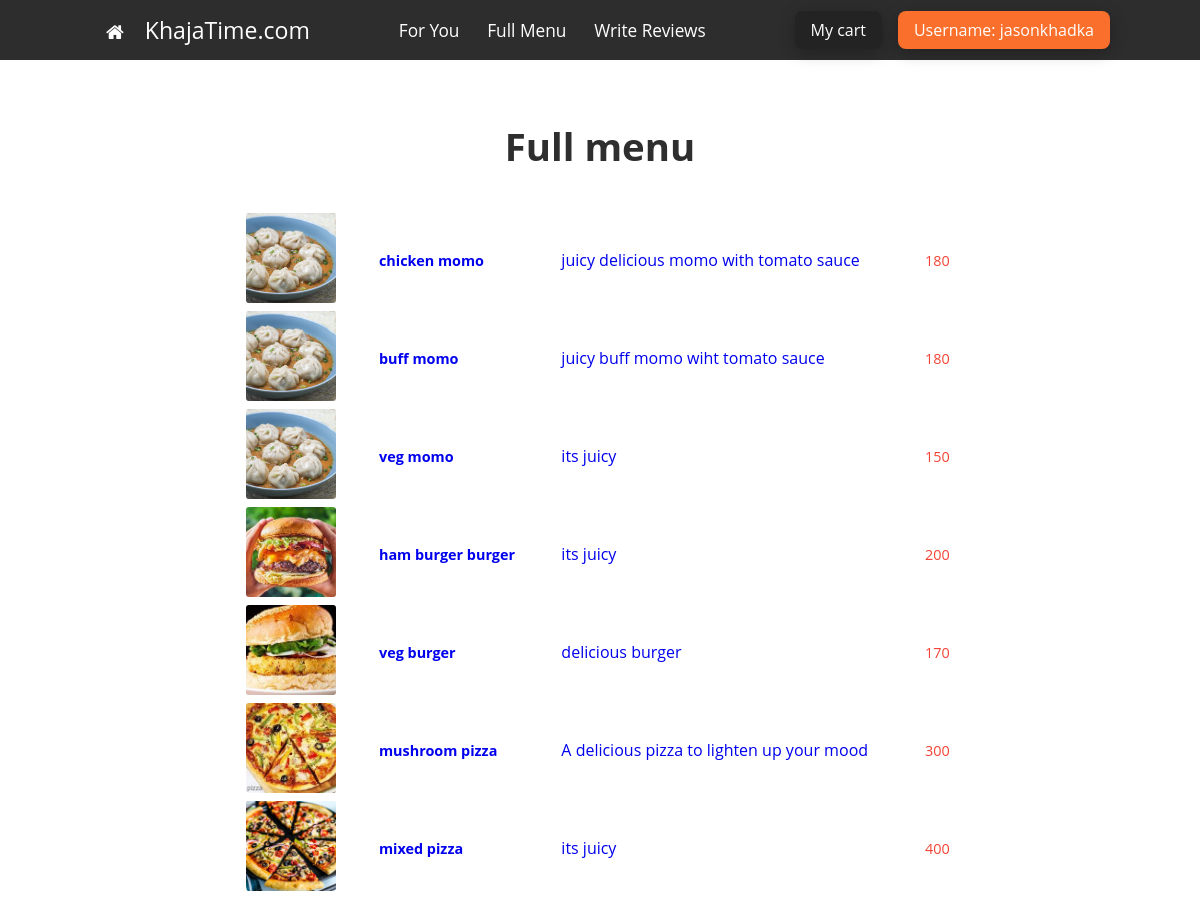
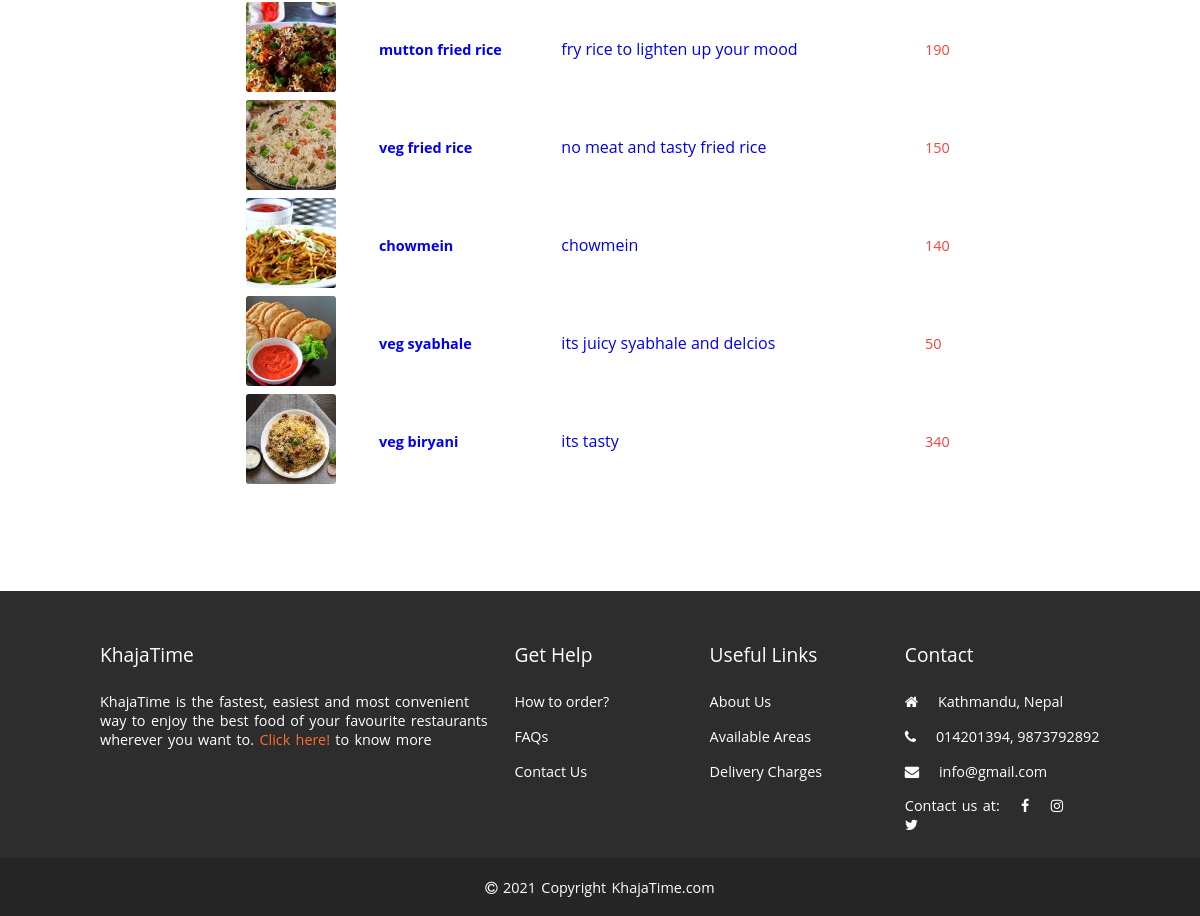
Screenshot of /fullmenu/ (signed in) with the database file from the repository (2 pictures, top to bottom).
### restaurant/models.py (models this page shows, shortened)
class FoodItem(models.Model):
    name=models.TextField(max_length=40)
    category=models.ForeignKey(Category, on_delete=models.CASCADE)
    description=models.TextField(max_length=100,default="its juicy")
    pimage=models.ImageField(upload_to="restaurant/images",default="")
    price=models.IntegerField()
    totalOrders=models.IntegerField(default=0)
    rating=models.FloatField(default=0.0)

### restaurant/views.py (the view)
# urls.py: path('fullmenu/',views.fullmenu,name='fullmenu'),
def fullmenu(request):
    foods=FoodItem.objects.all()
    categorys=Category.objects.all()
    for x  in foods:
        print(x.name)
    return render(request, 'restaurant/fullmenu.html',{"foods":foods,"categories":categorys,"title":"Fullmenu"})

### restaurant/templates/restaurant/fullmenu.html
{% extends 'restaurant/baseforhome.html'%}
{%block content%}
<section class="full-menu wrapper">
  <div class="heading cmt">
    <h3 class="title-md text-center">Full menu</h3>
  </div>
  <div class="menu">
    <table class="m-auto" style="width: 70%;margin-bottom: 40px;">
      {% for food in foods %}
      <tr>
        <td >
          {% load static %}
          <img src="{{food.pimage.url}}" alt="food" width="90" height="90">
        </td>
        <td>
          <p class="titile-xs bold ml-lg" ><a href="/viewfood/{{food.id}}">{{food.name}}</a> </p>
        </td>
        <td>
          <p class="title-xxs pl-md"><a href="/viewfood/{{food.id}}">{{ food.description }}</a></p>
        </td>
        <td>
          <p class="text-danger" >{{food.price}}</p>
        </td>
      </tr>
      {% endfor %}
    </table>
  </div>
</section>
{%endblock%}

### restaurant/templates/restaurant/baseforhome.html (shortened to what this page needs)
{%load static%}
<!DOCTYPE html>
<html lang="en">
<head>
  <link rel="stylesheet" href="https://cdnjs.cloudflare.com/ajax/libs/font-awesome/4.7.0/css/font-awesome.min.css" />
  <link rel="stylesheet" href="{%static 'base.css'%}" />
  <link rel="stylesheet" href="{%static 'style.css'%}" />
  <link rel="stylesheet" href="https://unpkg.com/swiper/swiper-bundle.min.css" />
</head>
<body>
  <div>
  <section class="navbar bg-secondary fixed-top full-width" style="z-index: 1000;">
    <nav class="text-light flex justify-between wrapper-x items-center">
      <div class="title-xs">
        <a href="#" class="mx-md text-light"> <i class="fa fa-home"></i></a>
        <a class="nav-items mr-lg text-light" href="{%url 'foryou'%}">KhajaTime.com</a>
      </div>
      <div class="nav-links">
        <a class="nav-items mr-lg text-light" href="{%url 'foryou'%}">For You</a>
        <a class="nav-items mr-lg text-light" href="{%url 'fullmenu'%}">Full Menu</a>
        <a class="nav-items mr-lg text-light" href="{%url 'reviews'%}">Write Reviews</a>
      </div>
      <div class="ml-5 flex">
        <a href="/cart/" class="btn login-btn text-light title-xxs mr-md"
          style="font-family: 'Open Sans', sans-serif">My cart</a>
        <div class="dropdown">
          <button class="btn primary text-light title-xxs" style="font-family: 'Open Sans', sans-serif">
            Username: {{user}}
          </button>
        </div>
      </div>
    </nav>
  </section>
   </div>
  <div class="container">
    {% block content %}
    {% endblock%}
  </div>
  <section class="bg-secondary text-light full-width">
    <footer class="footer">
      <div class="footer-data flex">
        <div class="flex-2 mr-lg">
          <div class="title-xs mb-lg">KhajaTime</div>
          <div>
            <p>
              KhajaTime is the fastest, easiest and most convenient way to
              enjoy the best food of your favourite restaurants wherever you
              want to.
              <a href="{%url 'about'%}" class="text-primary">Click here!</a>
              to know more
            </p>
          </div>
        </div>
        <div class="flex-1">
          <div class="title-xs mb-lg">Get Help</div>
          <div class="nav-links flex column">
            <a href="#" class="nav-items mb-md text-light">How to order?</a>
            <a href="{%url 'faq'%}" class="nav-items mb-md text-light">FAQs</a>
            <a href="{%url 'contact'%}" class="nav-items mb-md text-light">Contact Us</a>
          </div>
        </div>
        <div class="flex-1">
          <div class="title-xs mb-lg">Useful Links</div>
          <div class="nav-links flex column">
            <a href="{%url 'about'%}" class="nav-items mb-md text-light">About Us</a>
            <a href="#" class="nav-items mb-md text-light">Available Areas</a>
            <a href="#" class="nav-items mb-md text-light">Delivery Charges</a>
          </div>
        </div>
        <div class="flex-1">
          <div class="title-xs mb-lg">Contact</div>
          <div class="nav-links flex column">
            <a href="#" class="nav-items mb-md text-light"><i class="fa fa-home mr-md"></i> Kathmandu, Nepal</a>
            <a href="#" class="nav-items mb-md text-light"><i class="fa fa-phone mr-md"></i> 014201394, 9873792892</a>
            <a href="#" class="nav-items text-light"><i class="fa fa-envelope mr-md"></i> info@gmail.com</a>
            <p>
              Contact us at:
              <a href="#" class="mx-md text-light">
                <i class="fa fa-facebook"></i></a>
              <a href="#" class="mr-md text-light">
                <i class="fa fa-instagram"></i></a>
              <a href="#" class="mr-md text-light">
                <i class="fa fa-twitter"></i></a>
            </p>
          </div>
        </div>
      </div>
      <div class="copyright text-center full-width">
        <p>
          <i class="fa fa-copyright"></i> 2021 Copyright KhajaTime.com
        </p>
      </div>
    </footer>
  </section>
  </body>
</body>
</html>

### restaurant/static/base.css (style rules this page uses)
* { box-sizing: border-box; }
body { margin: 0; font-family: 'Open Sans', sans-serif; }
input, select, button, textarea { cursor: pointer; }
.flex { display: flex; }
.justify-between { justify-content: space-between; }
.items-center { align-items: center; }
.column { flex-direction: column; }
.flex-1 { flex: 1; }
.flex-2 { flex: 2; }
.pl-md { padding-left: 16px; }
.mr-md { margin-right: 16px; }
.mr-lg { margin-right: 24px; }
.ml-lg { margin-left: 24px; }
.mb-md { margin-bottom: 16px; }
.mb-lg { margin-bottom: 24px; }
.mx-md { margin-right: 16px; margin-left: 16px; }
.full-width { width: 100%; }
.fixed-top { position: fixed; top: 0; }
.wrapper { padding: 7.5vh 7.5vw; }
.wrapper-x { padding: 0 7.5vw; }
body { font-family: 'Open Sans', sans-serif; color: #2e2e2e; font-size: 0.9rem; background-size: 6%; }
body::before { height: 100%; width: 100%; position: absolute; top: 0; left: 0; background-size: 6%; filter: brightness(0.6); font-family: 'Open Sans', sans-serif; }
nav { height:60px; z-index: 1; }
nav .nav-items { font-size: 1.2em; color: #1f9cc6; }
nav .nav-items.text-light { color: #fff; }
.btn { padding: 8px 16px; border-radius: 8px; background: rgba(0, 0, 0, 0.12); border: none; box-sizing: border-box; color: #2e2e2e; font-family: 'Open Sans', 'sans-serif'; box-shadow: 0 4px 16px rgba(0, 0, 0, 0.25); }
.btn.primary { background: #fa6f2b; color: #fff; }
.bg-secondary { background-color: #2d2d2d; }
.text-primary { color: #fa6f2b; }
.text-light { color: #fff; }
.text-danger { color: #f44336; }
.title-xxs { font-size: 1rem; }
.title-xs { font-size: 1.2rem; }
.title-md { font-weight: bold; font-size: 2.4rem; }
.text-center { text-align: center; }
.bold { font-weight: bold; }
a { cursor: pointer; text-decoration: none; }

### restaurant/static/style.css (style rules this page uses)
.cmt { margin-top: 60px; }
.login-btn { background-color: #242323; }
.footer-data { padding-top: 50px; padding-bottom: 10px; padding-left: 100px; padding-right: 100px; }
.footer p { word-spacing: .1rem; }
.copyright { background-color: #272626; padding: 5px 0px; }
.m-auto { margin: auto; }
.dropdown { position: relative; display: inline-block; }
.menu img { object-fit: cover; object-position: center; border-radius: 3px; }

### rows the page displays
FoodItem: pimage (picture), name "chicken momo", description "juicy delicious momo with tomato sauce", price "180"
FoodItem: pimage (picture), name "buff momo", description "juicy buff momo wiht tomato sauce", price "180"
FoodItem: pimage (picture), name "veg momo", description "its juicy", price "150"
FoodItem: pimage (picture), name "ham burger burger", description "its juicy", price "200"
FoodItem: pimage (picture), name "veg burger", description "delicious burger", price "170"
FoodItem: pimage (picture), name "mushroom pizza", description "A delicious pizza to lighten up your mood", price "300"
FoodItem: pimage (picture), name "mixed pizza", description "its juicy", price "400"
FoodItem: pimage (picture), name "mutton fried rice", description "fry rice to lighten up your mood", price "190"
FoodItem: pimage (picture), name "veg fried rice", description "no meat and tasty fried rice", price "150"
FoodItem: pimage (picture), name "chowmein", description "chowmein", price "140"
FoodItem: pimage (picture), name "veg syabhale", description "its juicy syabhale and delcios", price "50"
FoodItem: pimage (picture), name "veg biryani", description "its tasty", price "340"

### other values shown
{{ user }} "jasonkhadka"
